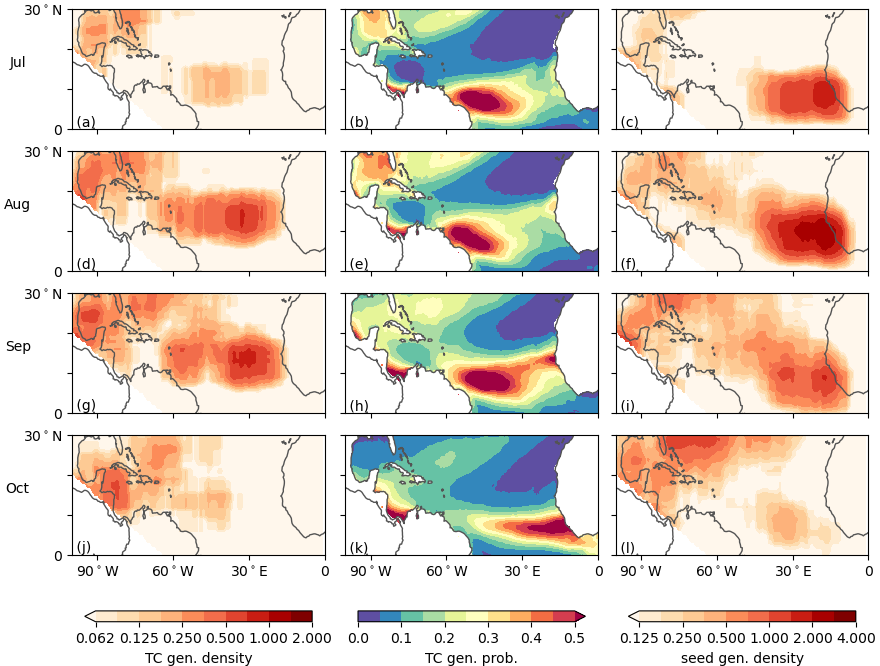

Generate this figure with Python:
#!/usr/bin/env python
# Wenchang Yang (wenchang@princeton.edu)
# Thu Jun 11 16:29:29 EDT 2020
if __name__ == '__main__':
    from misc.timer import Timer
    tt = Timer(f'start {__file__}')
import sys, os.path, os, glob
import xarray as xr, numpy as np, pandas as pd
#import matplotlib.pyplot as plt
#more imports
from geoplots import mapplot
#
if __name__ == '__main__':
    tt.check('end import')
#
#start from here
dfile = __file__.replace('.py', '.tcgenesis.nc')
if os.path.exists(dfile):
    ib = xr.open_dataarray(dfile)
    print('[loaded]:', dfile)
else:
    from IBTrACS.data_TCgenesis_map_mclim import mclim as ib
    ib.to_dataset(name='tcgenesis').to_netcdf(dfile)
    print('[saved]:', dfile)
dfile = __file__.replace('.py', '.p.nc')
if os.path.exists(dfile):
    p_era5 = xr.open_dataarray(dfile)
    print('[loaded]:', dfile)
else:
    from ERA5.data_pTang_map_mclim import mclim as p_era5
    p_era5.to_dataset(name='p_era5').to_netcdf(dfile)
    print('[saved]:', dfile)
dfile = __file__.replace('.py', '.seed.nc')
if os.path.exists(dfile):
    seed_era5 = xr.open_dataarray(dfile)
    print('[loaded]:', dfile)
else:
    from ERA5.data_seedgenesis_map_mclim_rainy import mclim as seed_era5
    seed_era5.to_dataset(name='seed_era5').to_netcdf(dfile)
    print('[saved]:', dfile)
sel_region = lambda x: x.sel(lon=slice(260, 360), lat=slice(0,30)).where(x.lon+x.lat*35/20>295)
sel_region_r = lambda x: x.sel(lon=slice(260, 360), lat=slice(30,0)).where(x.lon+x.lat*35/20>295) #for ERA5 p

 
 
if __name__ == '__main__':
    from wyconfig import * #my plot settings
    import calendar
    plt.close()
    fig, axes = plt.subplots(4, 3, figsize=(8*1.1,5/3*4), sharex=True, sharey=True, dpi=100)
    #figname = __file__.replace('.py', f'_{tt.today()}.png')
    months = range(7, 10+1)
    # columns of IBTrACS
    da = ib.pipe(sel_region)
    levels=2.**np.arange(-4, 1.1, 0.5)
    cmap = 'OrRd'
    cbar_on = False
    label = 'TC gen. density'
    for i,mon in enumerate(months):
        ax = axes[i, 0]
        im = da.sel(month=mon).plot.contourf(ax=ax, cmap=cmap, levels=levels, add_colorbar=cbar_on)
        plt.sca(ax)
        mapplot()
    fig.colorbar(im, ax=axes[:, 0], label=label, orientation='horizontal', shrink=0.9)

    #columns of ERA5 p
    da = p_era5.pipe(sel_region_r)
    levels=np.arange(0, 0.51, 0.05)
    cmap = 'Spectral_r'
    cbar_on = False
    label = 'TC gen. prob.'
    for i,mon in enumerate(months):
        ax = axes[i, 1]
        im = da.sel(month=mon).plot.contourf(ax=ax, cmap=cmap, levels=levels, add_colorbar=cbar_on)
        plt.sca(ax)
        mapplot()
    fig.colorbar(im, ax=axes[:, 1], label=label, orientation='horizontal', shrink=0.9)
    

    #columns of ERA5 seed
    da = seed_era5.pipe(sel_region)
    levels=2.**np.arange(-2-1, 3.1-1, 0.5)
    cmap = 'OrRd'
    cbar_on = False
    label = 'seed gen. density'
    for i,mon in enumerate(months):
        ax = axes[i, 2]
        im = da.sel(month=mon).plot.contourf(ax=ax, cmap=cmap, levels=levels, add_colorbar=cbar_on)
        plt.sca(ax)
        mapplot()
    fig.colorbar(im, ax=axes[:, 2], label=label, orientation='horizontal', shrink=0.9)


    for ax,s in zip(axes.flat,list('abcdefghijkl')):
        ax.set_title('')
        ax.set_xlabel('')
        ax.set_ylabel('')
        ax.text(0, 0, f' ({s})', transform=ax.transAxes, va='bottom')
    for mon,ax in zip(months, axes[:, 0]):
        #ax.text(1, 1, calendar.month_abbr[mon], ha='right', va='top', transform=ax.transAxes)
        ax.set_ylabel(calendar.month_abbr[mon], rotation=0)
        ax.set_yticks(range(0,31,10))
        ax.set_yticklabels(['0', '', '', '30$^\circ$N'])
    for mon,ax in zip(months, axes[2, :]):
        ax.set_xticks(range(270,361,30))
        ax.set_xticklabels(['90$^\circ$W', '60$^\circ$W', '30$^\circ$E', '0'])

    figname = __file__.replace('.py', '.png')
    if len(sys.argv) > 1 and sys.argv[1] == 'savefig':
        wysavefig(figname)

    tt.check(f'**Done**')
    plt.show()
    
